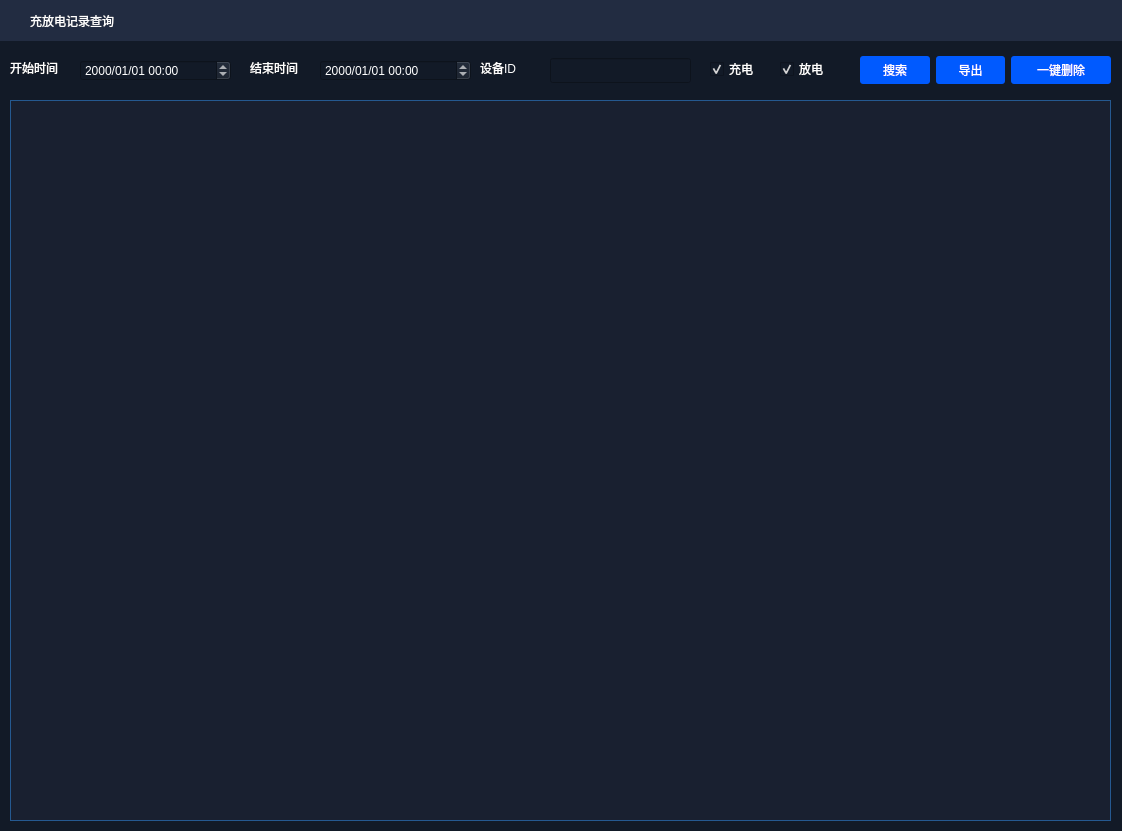
<?xml version="1.0" encoding="UTF-8"?>
<ui version="4.0">
 <class>CfdRecordForm</class>
 <widget class="QWidget" name="CfdRecordForm">
  <property name="geometry">
   <rect>
    <x>0</x>
    <y>0</y>
    <width>1122</width>
    <height>831</height>
   </rect>
  </property>
  <property name="windowTitle">
   <string>Form</string>
  </property>
  <property name="styleSheet">
   <string notr="true">QWidget
{
font: 11pt &quot;微软雅黑&quot;;
background-color: #121A27;
color: rgb(255, 255, 255);
}
.QPushButton{
font: 9pt &quot;微软雅黑&quot;;
border-radius:3px;
border-style:none;
	color: rgb(255, 255, 255);
background-color: #005AFF;
}
.QPushButton:hover{
padding:4px 4px 2px 4px;
background-color: #005AFF;
}</string>
  </property>
  <widget class="QWidget" name="widget" native="true">
   <property name="geometry">
    <rect>
     <x>0</x>
     <y>0</y>
     <width>1231</width>
     <height>41</height>
    </rect>
   </property>
   <property name="styleSheet">
    <string notr="true">background-color:rgb(34, 44, 65);</string>
   </property>
   <widget class="QLabel" name="label">
    <property name="geometry">
     <rect>
      <x>30</x>
      <y>10</y>
      <width>231</width>
      <height>21</height>
     </rect>
    </property>
    <property name="text">
     <string>充放电记录查询</string>
    </property>
   </widget>
   <widget class="QPushButton" name="pushButton_2">
    <property name="geometry">
     <rect>
      <x>1090</x>
      <y>10</y>
      <width>21</width>
      <height>21</height>
     </rect>
    </property>
    <property name="styleSheet">
     <string notr="true">QPushButton{
	border-image: url(:/image/close.png);
}
QPushButton:hover{
	border-image: url(:/image/close_hover.png);
}</string>
    </property>
    <property name="text">
     <string/>
    </property>
   </widget>
  </widget>
  <widget class="QLineEdit" name="lineEdit">
   <property name="geometry">
    <rect>
     <x>550</x>
     <y>58</y>
     <width>141</width>
     <height>25</height>
    </rect>
   </property>
  </widget>
  <widget class="QLabel" name="label_2">
   <property name="geometry">
    <rect>
     <x>480</x>
     <y>60</y>
     <width>51</width>
     <height>16</height>
    </rect>
   </property>
   <property name="text">
    <string>设备ID</string>
   </property>
  </widget>
  <widget class="QTableWidget" name="tableWidget">
   <property name="geometry">
    <rect>
     <x>10</x>
     <y>100</y>
     <width>1101</width>
     <height>721</height>
    </rect>
   </property>
   <property name="styleSheet">
    <string notr="true">QTableWidget
{
background-color: rgb(25, 32, 48);
color: rgb(255, 255, 255);
border: 1px solid #255990;
}
QHeaderView::section 
{
background-color: rgb(37, 89, 144);
color: white;
}</string>
   </property>
   <property name="dragDropOverwriteMode">
    <bool>false</bool>
   </property>
   <property name="selectionMode">
    <enum>QAbstractItemView::MultiSelection</enum>
   </property>
  </widget>
  <widget class="QLabel" name="label_3">
   <property name="geometry">
    <rect>
     <x>10</x>
     <y>60</y>
     <width>61</width>
     <height>16</height>
    </rect>
   </property>
   <property name="text">
    <string>开始时间</string>
   </property>
  </widget>
  <widget class="QLabel" name="label_4">
   <property name="geometry">
    <rect>
     <x>250</x>
     <y>60</y>
     <width>61</width>
     <height>16</height>
    </rect>
   </property>
   <property name="text">
    <string>结束时间</string>
   </property>
  </widget>
  <widget class="QDateTimeEdit" name="dtt_st">
   <property name="geometry">
    <rect>
     <x>80</x>
     <y>60</y>
     <width>151</width>
     <height>21</height>
    </rect>
   </property>
   <property name="displayFormat">
    <string>yyyy/MM/dd HH:mm</string>
   </property>
  </widget>
  <widget class="QDateTimeEdit" name="dtt_et">
   <property name="geometry">
    <rect>
     <x>320</x>
     <y>60</y>
     <width>151</width>
     <height>21</height>
    </rect>
   </property>
   <property name="displayFormat">
    <string>yyyy/MM/dd HH:mm</string>
   </property>
  </widget>
  <widget class="QCheckBox" name="cbx_cd">
   <property name="geometry">
    <rect>
     <x>710</x>
     <y>60</y>
     <width>61</width>
     <height>18</height>
    </rect>
   </property>
   <property name="text">
    <string>充电</string>
   </property>
   <property name="checked">
    <bool>true</bool>
   </property>
  </widget>
  <widget class="QCheckBox" name="cbx_fd">
   <property name="geometry">
    <rect>
     <x>780</x>
     <y>60</y>
     <width>61</width>
     <height>18</height>
    </rect>
   </property>
   <property name="text">
    <string>放电</string>
   </property>
   <property name="checked">
    <bool>true</bool>
   </property>
  </widget>
  <widget class="QWidget" name="layoutWidget">
   <property name="geometry">
    <rect>
     <x>860</x>
     <y>50</y>
     <width>251</width>
     <height>41</height>
    </rect>
   </property>
   <layout class="QHBoxLayout" name="horizontalLayout">
    <item>
     <widget class="QPushButton" name="pushButton">
      <property name="minimumSize">
       <size>
        <width>0</width>
        <height>28</height>
       </size>
      </property>
      <property name="text">
       <string>搜索</string>
      </property>
      <property name="icon">
       <iconset>
        <normaloff>:/image/search_50px.png</normaloff>:/image/search_50px.png</iconset>
      </property>
     </widget>
    </item>
    <item>
     <widget class="QPushButton" name="btn_out_excel">
      <property name="minimumSize">
       <size>
        <width>0</width>
        <height>28</height>
       </size>
      </property>
      <property name="text">
       <string>导出</string>
      </property>
      <property name="icon">
       <iconset>
        <normaloff>:/image/file_excel_24px.png</normaloff>:/image/file_excel_24px.png</iconset>
      </property>
     </widget>
    </item>
    <item>
     <widget class="QPushButton" name="btn_delete">
      <property name="minimumSize">
       <size>
        <width>100</width>
        <height>28</height>
       </size>
      </property>
      <property name="text">
       <string>一键删除</string>
      </property>
      <property name="icon">
       <iconset>
        <normaloff>:/image/delete_60px.png</normaloff>:/image/delete_60px.png</iconset>
      </property>
     </widget>
    </item>
   </layout>
  </widget>
 </widget>
 <resources/>
 <connections/>
</ui>
